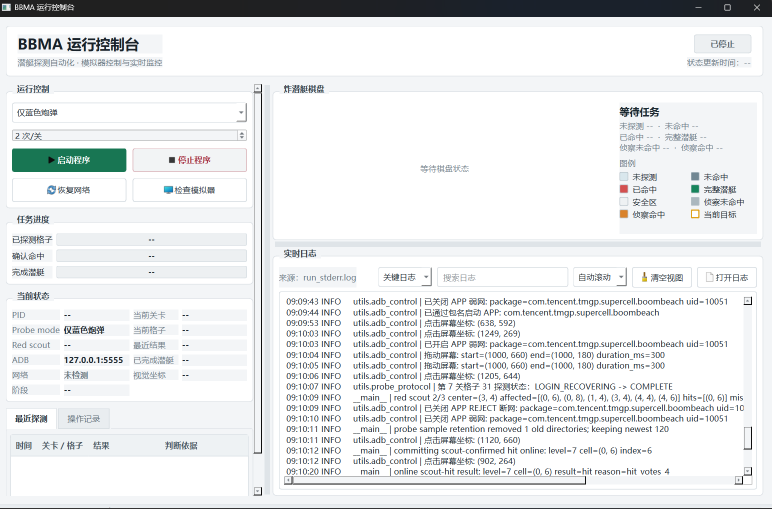
#> input picture image.png, 1544 x 1018 px (shown at 1/2 size)
$ python binary_board.py ../image.png
#> lines starting #> are read from the running program, lines starting #| are printed output that depends on the picture; after the words box and inside, x2 and y2 are one past the last pixel; in counts of white or black regions, pixels touching at a corner belong together
from __future__ import annotations

"""Binarize game board screenshots with a fixed crop region (for training).

Usage::

    # single image
    .venv\\Scripts\\python.exe tools\\binary_board.py <image.png>
    # a whole directory of images
    .venv\\Scripts\\python.exe tools\\binary_board.py <input_dir>
    # specify output dir
    .venv\\Scripts\\python.exe tools\\binary_board.py <image.png> --out <out_dir>

For every input image it applies Otsu binarization (cells black on white) and
crops the fixed board region ``FIXED_REGION`` (a normalized 1280x720 frame), then
writes ``<stem>_binary.png`` into the output directory.
"""

import argparse
import sys
from pathlib import Path

import cv2
import numpy as np

PROJECT_ROOT = Path(__file__).resolve().parents[1]
if str(PROJECT_ROOT) not in sys.path:
    sys.path.insert(0, str(PROJECT_ROOT))

# Fixed board crop region for a 1280x720 screenshot: (x0, y0, x1, y1).
# Chosen so all board cells stay in frame while removing title/left/right/bottom UI.
FIXED_REGION = (230, 40, 1100, 650)

# Default output directory for processed binary boards.
DEFAULT_OUT = PROJECT_ROOT / "识图" / "二值法识图"

IMAGE_EXTS = {".png", ".jpg", ".jpeg", ".bmp", ".webp"}
MAX_DIMENSION = 1920

# Black components smaller than this (in a ~1280x720 frame) are sea-foam speckle
# noise and are dropped; board cells / submarines are several hundred px+.
MIN_COMPONENT_AREA = 300


def normalize_hue_gray(gray: np.ndarray) -> np.ndarray:
    """Otsu binarize then invert -> white cells on a black background."""
    _, binary = cv2.threshold(gray, 0, 255, cv2.THRESH_BINARY_INV + cv2.THRESH_OTSU)
    return cv2.bitwise_not(binary)


def clean_small_components(binary: np.ndarray, min_area: int) -> np.ndarray:
    """Drop small white regions (sea-foam speckle) keeping the real board cells.

    With white-cells-on-black, the sea highlight becomes small white speckles on
    the black background; keep only components with area >= ``min_area`` so the
    background stays uniform black.
    """
    if min_area <= 0:
        return binary
    white = (binary == 255).astype(np.uint8)
    num, labels, stats, _ = cv2.connectedComponentsWithStats(white, 8)
    out = np.zeros_like(binary)
    for index in range(1, num):
        if stats[index, cv2.CC_STAT_AREA] >= min_area:
            out[labels == index] = 255
    return out


def process_image(
    path: Path,
    out_dir: Path,
    region: tuple[int, int, int, int],
    min_area: int = MIN_COMPONENT_AREA,
) -> Path | None:
#> called with region = (230, 40, 1100, 650), min_area = 300
    try:
        image = cv2.imread(str(path))
#> image is the input picture: shape (1018, 1544, 3); mean B, G, R 234.5, 233.5, 231.6
    except Exception:
        return None
    if image is None:
        return None

    height, width = image.shape[:2]
#> height = 1018; width = 1544
    gray = cv2.cvtColor(image, cv2.COLOR_BGR2GRAY)
    binary = normalize_hue_gray(gray)
#> in normalize_hue_gray, `_, binary = cv2.threshold(gray, 0, 255, cv2.THRESH_BINARY_INV + cv2.TH..`:
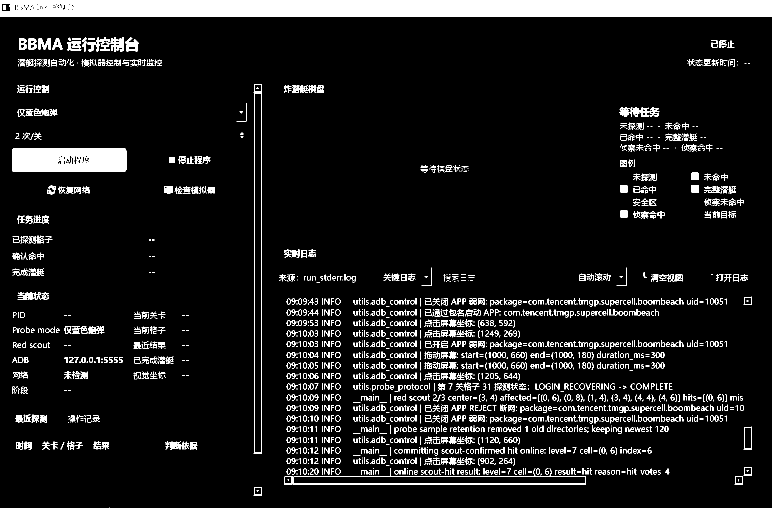
#> binary: shape (1018, 1544) (shown at 1/2 size); 8.4% white; 2196 white regions (876 under 20 px), largest, box (x1, y1, x2, y2) and area: (0, 0, 1544, 34) 51530, (24, 297, 253, 344) 10181, (0, 1015, 1544, 1018) 3089
#> in normalize_hue_gray, `return cv2.bitwise_not(binary)`:
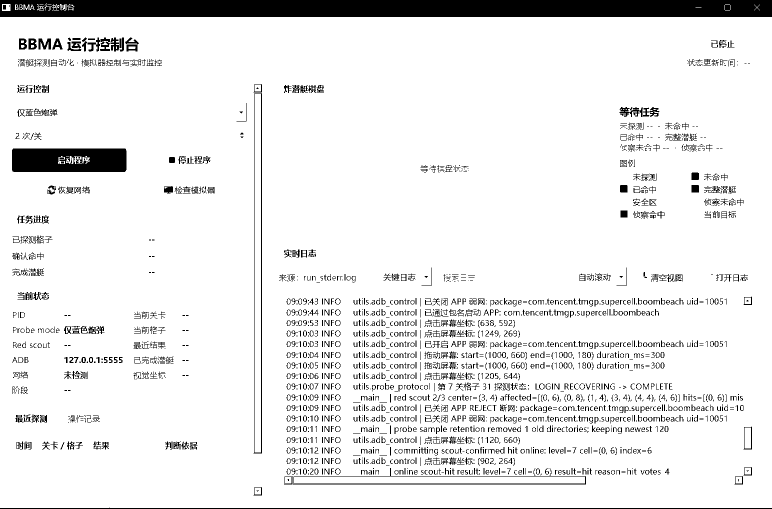
#> returned value: shape (1018, 1544) (shown at 1/2 size); 91.6% white; 2196 black regions (876 under 20 px), largest, box (x1, y1, x2, y2) and area: (0, 0, 1544, 34) 51530, (24, 297, 253, 344) 10181, (0, 1015, 1544, 1018) 3089

    # The fixed region is specified for a 1280x720 frame; scale it proportionally
    # if the input has a different resolution (keeps the same relative position).
    sx = width / 1280.0 if width else 1.0
#> sx = 1.21
    sy = height / 720.0 if height else 1.0
#> sy = 1.41
    x0, y0, x1, y1 = region
    x0, x1 = int(round(x0 * sx)), int(round(x1 * sx))
#> x0 = 277; x1 = 1327
    y0, y1 = int(round(y0 * sy)), int(round(y1 * sy))
#> y0 = 57; y1 = 919
    x0, y0 = max(0, x0), max(0, y0)
    x1, y1 = min(width, x1), min(height, y1)
    if x1 <= x0 or y1 <= y0:
        return None

    crop = binary[y0:y1, x0:x1]
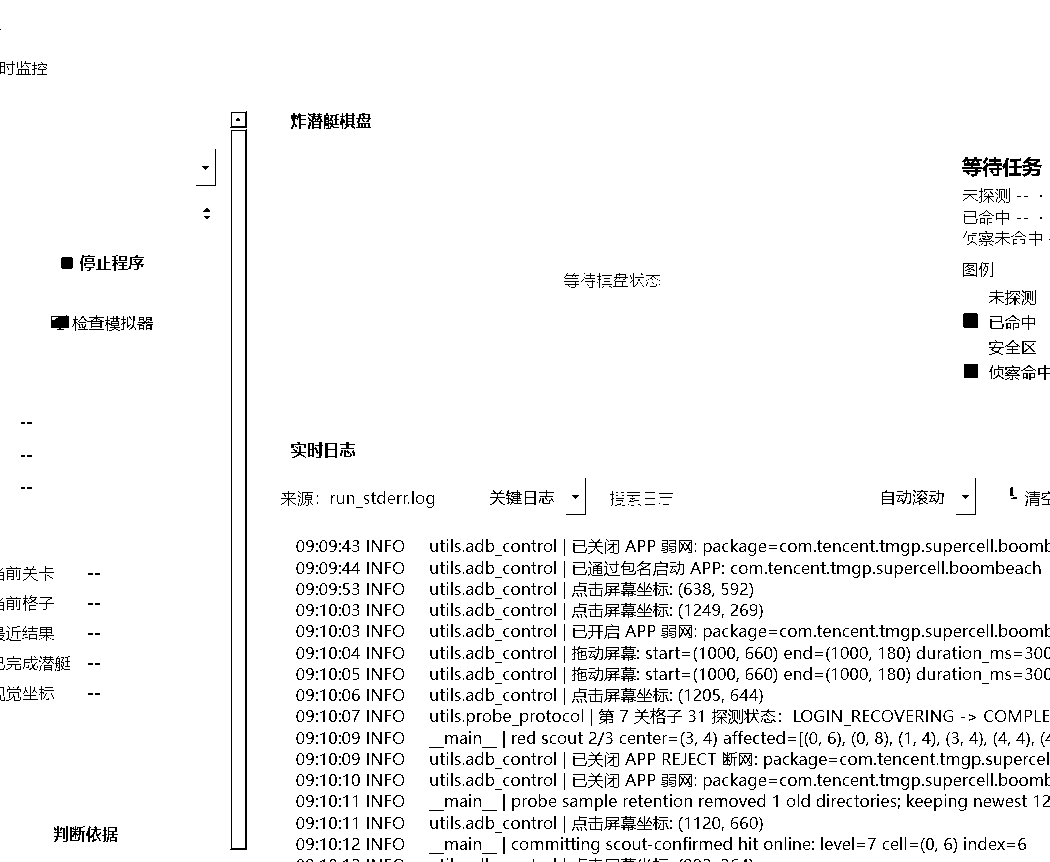
#> crop: shape (862, 1050); 95.1% white; black in thin lines or dots
    crop = clean_small_components(crop, min_area)
#> in clean_small_components, `white = (binary == 255).astype(np.uint8)`: white: shape (862, 1050); values 0 (black) and 1 (white), 95.1% white; black in thin lines or dots
#> in clean_small_components, `num, labels, stats, _ = cv2.connectedComponentsWithStats(white, 8)`:
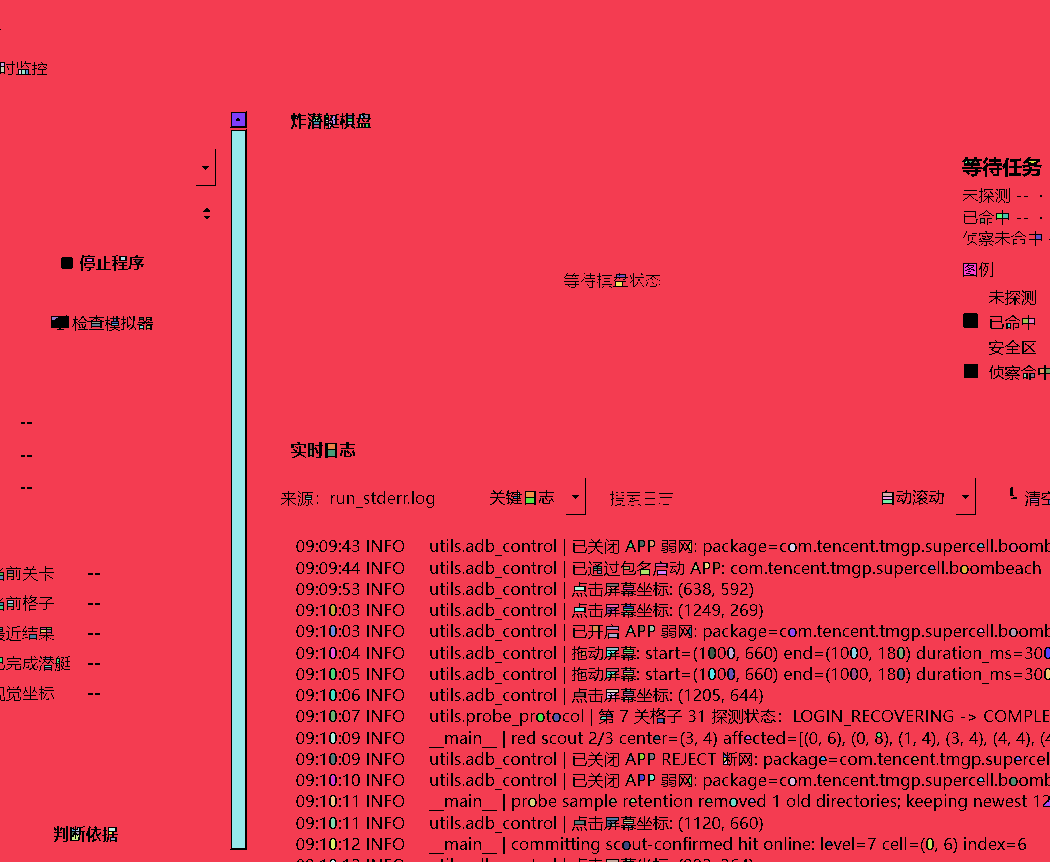
#> labels: shape (862, 1050) int32; 251 distinct labels, from 0 to 250; one colour per label, 0 black
#> in clean_small_components, `num, labels, stats, _ = cv2.connectedComponentsWithStats(white, 8)`: num = 251; stats = 251 rows, first 6: [0, 29, 1050, 833, 44219], [0, 0, 1050, 862, 847854], [1, 63, 3, 3, 9], [1, 67, 3, 5, 15], [19, 70, 2, 4, 8], [22, 70, 3, 4, 12]
#> after the loop in clean_small_components, `for index in range(1, num):`:
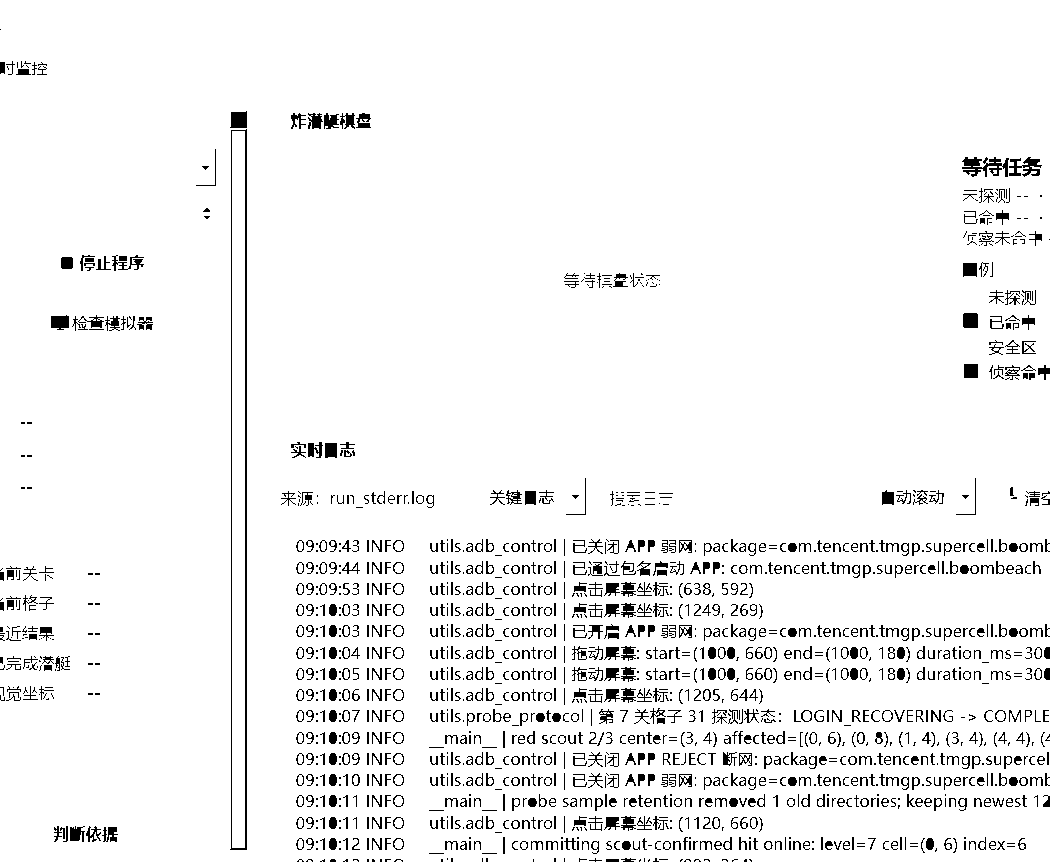
#> out: shape (862, 1050); 94.7% white; black in thin lines or dots
    out_dir.mkdir(parents=True, exist_ok=True)
    out_path = out_dir / f"{path.stem}_binary.png"
    cv2.imwrite(str(out_path), crop)
    return out_path


def iter_inputs(path: Path) -> Path:
    if path.is_dir():
        for child in sorted(path.iterdir()):
            if child.is_file() and child.suffix.lower() in IMAGE_EXTS:
                yield child
    elif path.is_file() and path.suffix.lower() in IMAGE_EXTS:
        yield path


def main(argv: list[str] | None = None) -> int:
    parser = argparse.ArgumentParser(description=__doc__)
    parser.add_argument("input", help="input image file or directory")
    parser.add_argument("--out", help=f"output directory (default: {DEFAULT_OUT})")
    parser.add_argument(
        "--region",
        default=", ".join(str(v) for v in FIXED_REGION),
        help=f"fixed crop (x0,y0,x1,y1) in a 1280x720 frame (default: {FIXED_REGION})",
    )
    parser.add_argument(
        "--min-area",
        type=int,
        default=MIN_COMPONENT_AREA,
        help=f"drop black components smaller than this (sea-foam); 0 disables (default: {MIN_COMPONENT_AREA})",
    )
    args = parser.parse_args(argv)

    try:
        region = tuple(int(v) for v in str(args.region).replace("，", ",").split(","))
        if len(region) != 4:
            raise ValueError("region must be x0,y0,x1,y1")
    except (ValueError, TypeError) as exc:
        parser.error(str(exc))

    out_dir = Path(args.out) if args.out else DEFAULT_OUT
    input_path = Path(args.input)
    if not input_path.exists():
        parser.error(f"input does not exist: {input_path}")

    processed = 0
    for image_path in iter_inputs(input_path):
        result = process_image(image_path, out_dir, region, min_area=args.min_area)
        if result is not None:
            print(f"  {image_path.name} -> {result}")
            processed += 1
    print(f"done: {processed} image(s) -> {out_dir}")
    return 0


if __name__ == "__main__":
    raise SystemExit(main())
#> (the program exits here)
